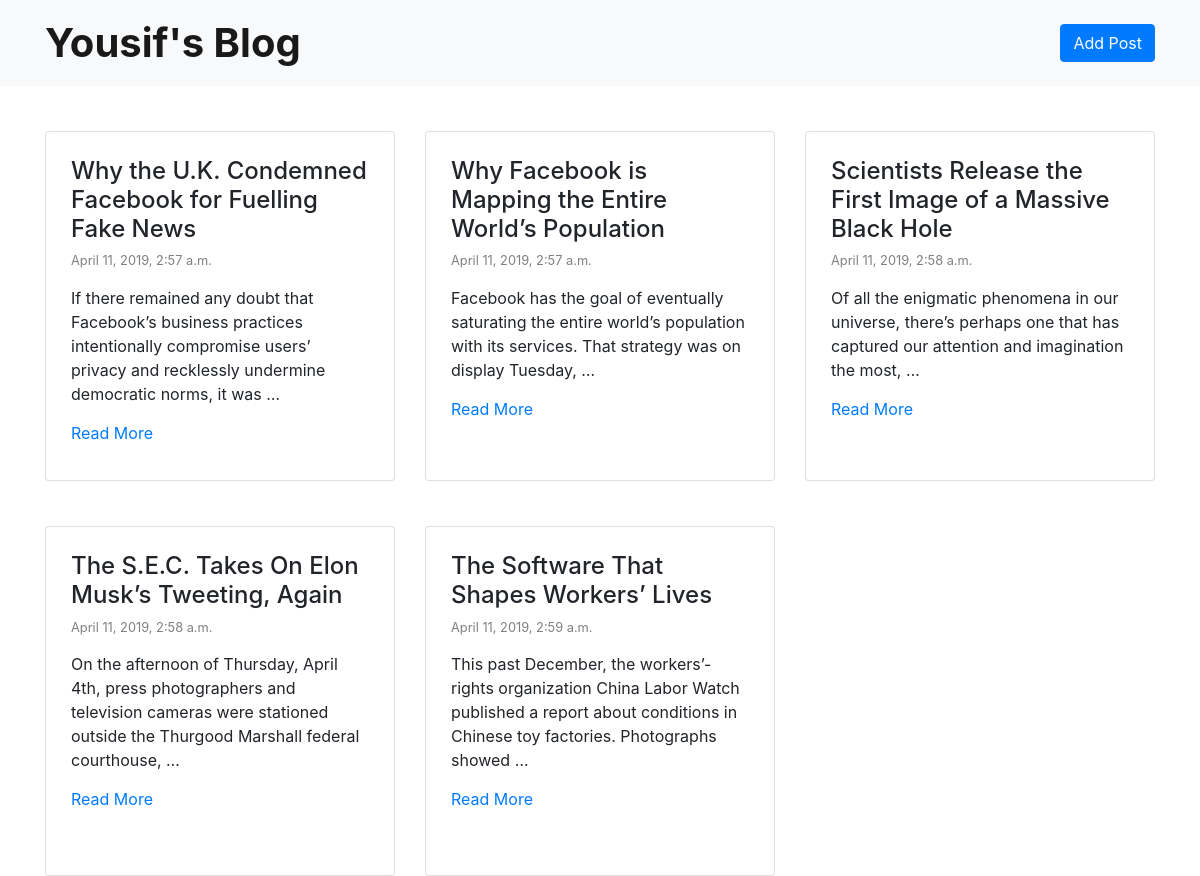
/blog/, run on an earlier commit of the app's database.
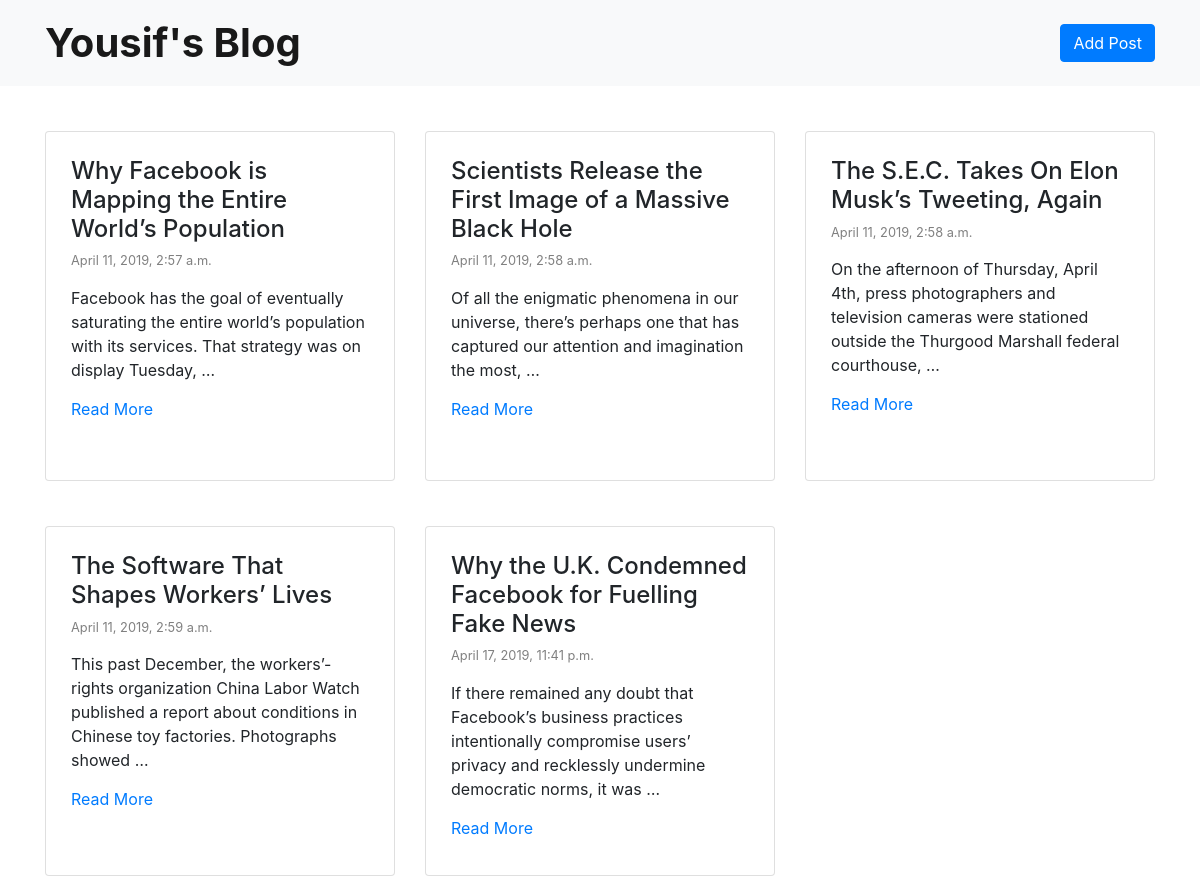
And on a later commit of the database.
### blog/models.py (models this page shows, shortened)
class Post(models.Model):
    title = models.CharField(max_length=200)
    description = models.TextField(blank=True)
    author = models.ForeignKey(Author, on_delete=models.CASCADE)
    created_date = models.DateTimeField('date published')

### blog/views.py (the view)
# urls.py: path('', views.IndexView.as_view(), name='index'),
class IndexView(generic.ListView):
    template_name = 'blog/index.html'
    context_object_name = 'posts'
    def get_queryset(self):
        return Post.objects.order_by('created_date')[:]

### blog/templates/blog/index.html (shortened to what this page needs)
<!DOCTYPE html>
<html lang="en">
  <head>
    <link
      rel="stylesheet"
      href="https://maxcdn.bootstrapcdn.com/bootstrap/4.0.0/css/bootstrap.min.css"
    />
  </head>
  <body>
    <nav class="navbar navbar-expand-lg navbar-light bg-light">
      <div class="container">
        <a class="navbar-brand" href="/blog" style="font:blue;font-weight:bold; font-size:40px;">Yousif's Blog </a>
        <a class="btn btn-primary my-2 my-sm-0" role="button" href="/blog/create"
        >Add Post</a
      >
        </div>
    </nav>
    {% if posts %}
    <div class="container" >
        <div class="row">
        {% for post in posts %}
          <div class="col-sm-4">
        <div class="card" style="height:350px;margin-top:45px;padding:25px;">
          <h4>{{ post.title }}</h1>
            <small style="color:Gray;margin-bottom:15px;" >{{post.created_date}}</small>
            <div style="margin-bottom:15px;">{{ post.description|truncatewords:20 }} </div>
          <a href="/blog/{{post.id}}"> Read More</a>
        </div>
      </div>
        {% endfor %}
      </div>
      {% else %}
      <p>No blog articles are available.</p>
      {% endif %}
    </div>
  </body>
</html>

What changed in the data, as far as the page shows it:
changed Post "Why the U.K. Condemned Facebook for Fuelling Fake News": created_date "April 11, 2019, 2:57 a.m." → "April 17, 2019, 11:41 p.m."; moves down the list
